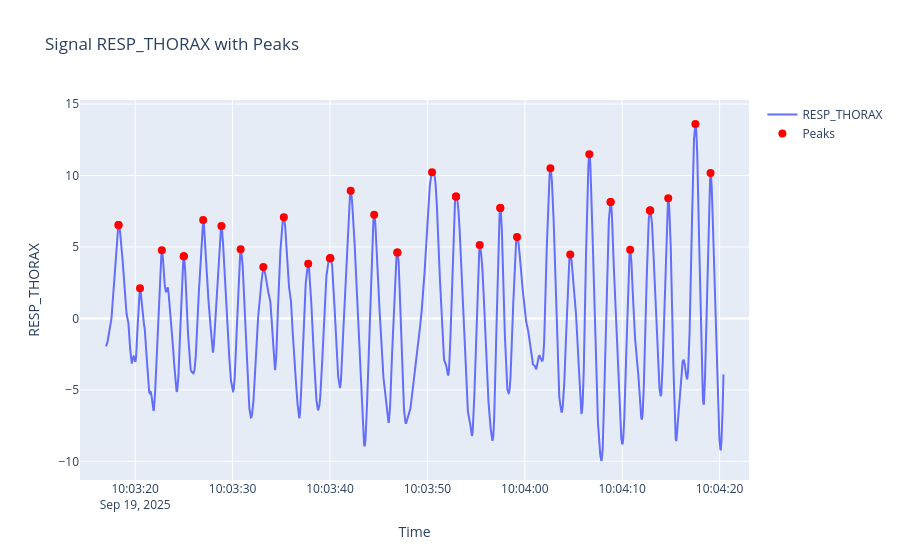
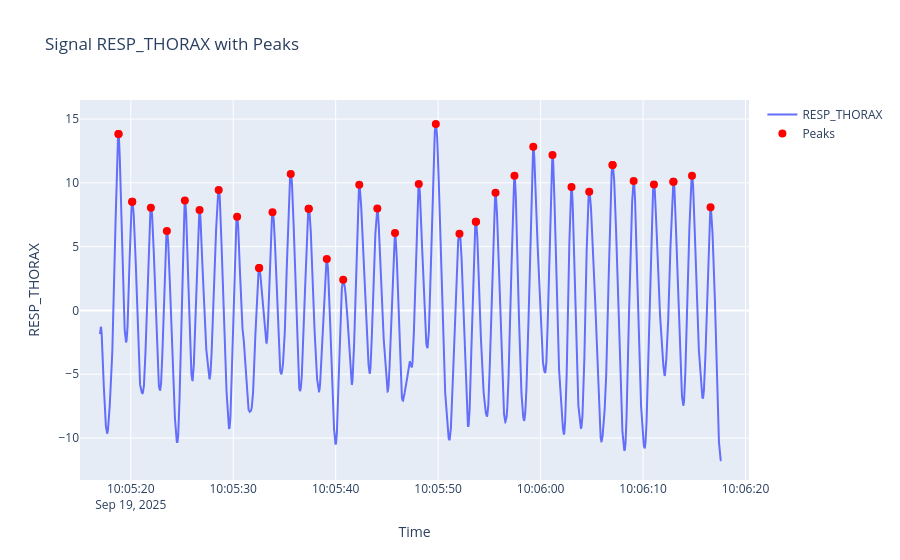

Notebook source saved alongside these figures, in order:
### Markdown cell above
On constate que pour les étudiants où l'amplitude des valeurs est plus faible, on a beaucoup moins de respirations, et la session dure bien moins longtemps (moins de 40 secondes). Les données sont corrompues, donc on supprime ces étudiants des analyses que l'on fait après.

### Code cell
sessions_mdm = [all_sessions["E1"][0], all_sessions["E3"][1], all_sessions["E5"][1], all_sessions["E8"][0]]

def analyse_mdm(session, student_id):
    prominence = 5
    session.plot("RESP_THORAX", timestamp=True)
    montee_1 = session.sequences[0]
    montee_2 = session.sequences[2]
    montee_1.simple_line_plot_with_peaks("RESP_THORAX", prominence=prominence, timestamp=True).show()
    montee_2.simple_line_plot_with_peaks("RESP_THORAX", prominence=prominence, timestamp=True).show()
    n_peaks_1 = montee_1.get_number_of_peaks("RESP_THORAX", prominence=prominence)
    n_peaks_2 = montee_2.get_number_of_peaks("RESP_THORAX", prominence=prominence)
    duration_1 = (montee_1.dataframe["timestamp"].iloc[-1] - montee_1.dataframe["timestamp"].iloc[0]).total_seconds()
    duration_2 = (montee_2.dataframe["timestamp"].iloc[-1] - montee_2.dataframe["timestamp"].iloc[0]).total_seconds()
    avg_amplitude_1 = montee_1.dataframe["RESP_THORAX"].std()
    avg_amplitude_2 = montee_2.dataframe["RESP_THORAX"].std()
    breathing_rate_1 = 60 * n_peaks_1 / duration_1
    breathing_rate_2 = 60 * n_peaks_2 / duration_2
    print(f"Etudiant {student_id} - Montee 1: Amplitude moyenne {avg_amplitude_1:.2f}%")
    print(f"{n_peaks_1} respirations en {duration_1:.2f} secondes ({breathing_rate_1:.2f} respirations/minute)")
    print("-------")
    print(f"Etudiant {student_id} - Montee 2: Amplitude moyenne {avg_amplitude_2:.2f}%")
    print(f"{n_peaks_2} respirations en {duration_2:.2f} secondes ({breathing_rate_2:.2f} respirations/minute)")
    
    print(f"Entre la première montée (frais) et la deuxième montée (fatigué), la fréquence respiratoire a augmenté de {(breathing_rate_2 - breathing_rate_1)/breathing_rate_1*100:.2f}%")
    print(f"L'amplitude moyenne a augmenté de {(avg_amplitude_2 - avg_amplitude_1)/avg_amplitude_1*100:.2f}%")
    

analyse_mdm(sessions_mdm[3], "E8")

### Figure 1 — Plotly figure (JSON) as saved in the notebook; plotly's stock layout.template omitted (floating-point values rounded to 4 significant figures; data arrays with more than 128 entries replaced by an {"elided": "..."} marker saying what was removed)
{"data": [{"mode": "lines", "name": "RESP_THORAX", "type": "scatter", "x": {"elided": "12681 str values"}, "y": {"elided": "12681 float values"}}, {"marker": {"color": "red", "size": 8}, "mode": "markers", "name": "Peaks", "type": "scatter", "x": ["2025-09-19T10:03:18.280000000", "2025-09-19T10:03:18.295000000", "2025-09-19T10:03:20.495000000", "2025-09-19T10:03:22.735000000", "2025-09-19T10:03:24.980000000", "2025-09-19T10:03:24.995000000", "2025-09-19T10:03:26.980000000", "2025-09-19T10:03:28.855000000", "2025-09-19T10:03:30.825000000", "2025-09-19T10:03:33.155000000", "2025-09-19T10:03:35.260000000", "2025-09-19T10:03:37.760000000", "2025-09-19T10:03:40.010000000", "2025-09-19T10:03:40.020000000", "2025-09-19T10:03:40.030000000", "2025-09-19T10:03:42.125000000", "2025-09-19T10:03:44.535000000", "2025-09-19T10:03:46.910000000", "2025-09-19T10:03:46.920000000", "2025-09-19T10:03:50.475000000", "2025-09-19T10:03:52.935000000", "2025-09-19T10:03:52.945000000", "2025-09-19T10:03:55.370000000", "2025-09-19T10:03:57.480000000", "2025-09-19T10:03:57.490000000", "2025-09-19T10:03:59.200000000", "2025-09-19T10:04:02.630000000", "2025-09-19T10:04:04.665000000", "2025-09-19T10:04:06.620000000", "2025-09-19T10:04:08.805000000", "2025-09-19T10:04:08.815000000", "2025-09-19T10:04:10.815000000", "2025-09-19T10:04:12.855000000", "2025-09-19T10:04:12.865000000", "2025-09-19T10:04:12.875000000", "2025-09-19T10:04:14.725000000", "2025-09-19T10:04:17.515000000", "2025-09-19T10:04:19.070000000"], "y": [6.543, 6.543, 2.118, 4.761, 4.358, 4.358, 6.885, 6.47, 4.84, 3.589, 7.086, 3.827, 4.205, 4.205, 4.205, 8.942, 7.251, 4.614, 4.614, 10.22, 8.539, 8.539, 5.133, 7.733, 7.733, 5.696, 10.52, 4.48, 11.49, 8.154, 8.154, 4.797, 7.55, 7.55, 7.55, 8.411, 13.6, 10.17]}], "layout": {"title": {"text": "Signal RESP_THORAX with Peaks"}, "xaxis": {"title": {"text": "Time"}}, "yaxis": {"title": {"text": "RESP_THORAX"}}}}

### Figure 2 — Plotly figure (JSON) as saved in the notebook; plotly's stock layout.template omitted (floating-point values rounded to 4 significant figures; data arrays with more than 128 entries replaced by an {"elided": "..."} marker saying what was removed)
{"data": [{"mode": "lines", "name": "RESP_THORAX", "type": "scatter", "x": {"elided": "12123 str values"}, "y": {"elided": "12123 float values"}}, {"marker": {"color": "red", "size": 8}, "mode": "markers", "name": "Peaks", "type": "scatter", "x": ["2025-09-19T10:05:18.800000000", "2025-09-19T10:05:18.815000000", "2025-09-19T10:05:20.140000000", "2025-09-19T10:05:20.150000000", "2025-09-19T10:05:21.965000000", "2025-09-19T10:05:23.525000000", "2025-09-19T10:05:25.280000000", "2025-09-19T10:05:26.715000000", "2025-09-19T10:05:28.585000000", "2025-09-19T10:05:30.380000000", "2025-09-19T10:05:32.525000000", "2025-09-19T10:05:32.535000000", "2025-09-19T10:05:33.835000000", "2025-09-19T10:05:35.615000000", "2025-09-19T10:05:37.360000000", "2025-09-19T10:05:37.375000000", "2025-09-19T10:05:39.135000000", "2025-09-19T10:05:40.735000000", "2025-09-19T10:05:42.300000000", "2025-09-19T10:05:44.065000000", "2025-09-19T10:05:45.790000000", "2025-09-19T10:05:48.110000000", "2025-09-19T10:05:49.775000000", "2025-09-19T10:05:52.080000000", "2025-09-19T10:05:53.675000000", "2025-09-19T10:05:53.695000000", "2025-09-19T10:05:55.600000000", "2025-09-19T10:05:57.450000000", "2025-09-19T10:05:59.285000000", "2025-09-19T10:06:01.160000000", "2025-09-19T10:06:03.015000000", "2025-09-19T10:06:04.745000000", "2025-09-19T10:06:07.015000000", "2025-09-19T10:06:07.030000000", "2025-09-19T10:06:09.080000000", "2025-09-19T10:06:11.060000000", "2025-09-19T10:06:12.955000000", "2025-09-19T10:06:12.965000000", "2025-09-19T10:06:14.775000000", "2025-09-19T10:06:16.585000000"], "y": [13.82, 13.82, 8.508, 8.508, 8.057, 6.232, 8.612, 7.88, 9.438, 7.349, 3.32, 3.32, 7.692, 10.69, 7.965, 7.965, 4.028, 2.399, 9.845, 7.983, 6.073, 9.912, 14.61, 6.018, 6.958, 6.958, 9.222, 10.56, 12.82, 12.18, 9.668, 9.308, 11.4, 11.4, 10.14, 9.863, 10.08, 10.08, 10.55, 8.087]}], "layout": {"title": {"text": "Signal RESP_THORAX with Peaks"}, "xaxis": {"title": {"text": "Time"}}, "yaxis": {"title": {"text": "RESP_THORAX"}}}}
